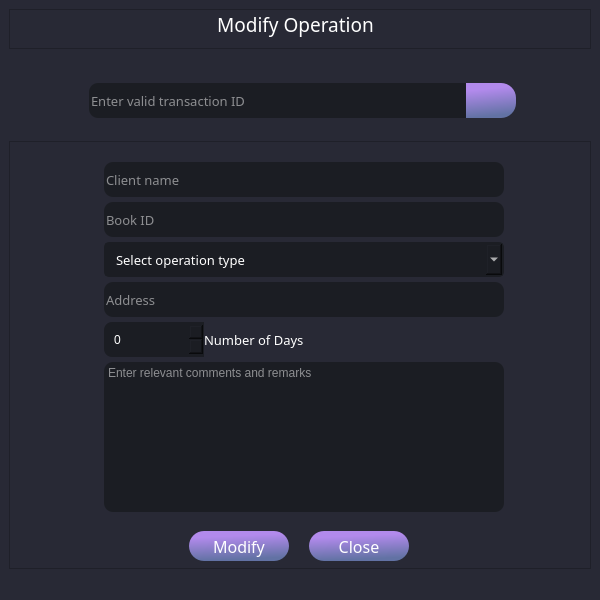
<?xml version="1.0" encoding="UTF-8"?>
<ui version="4.0">
 <class>MainWindow</class>
 <widget class="QMainWindow" name="MainWindow">
  <property name="geometry">
   <rect>
    <x>0</x>
    <y>0</y>
    <width>600</width>
    <height>600</height>
   </rect>
  </property>
  <property name="minimumSize">
   <size>
    <width>600</width>
    <height>600</height>
   </size>
  </property>
  <property name="maximumSize">
   <size>
    <width>600</width>
    <height>600</height>
   </size>
  </property>
  <property name="windowTitle">
   <string>MainWindow</string>
  </property>
  <property name="styleSheet">
   <string notr="true">background-color: rgb(40, 41, 53)</string>
  </property>
  <widget class="QWidget" name="centralwidget">
   <layout class="QVBoxLayout" name="verticalLayout">
    <item>
     <widget class="QFrame" name="frame">
      <property name="maximumSize">
       <size>
        <width>16777215</width>
        <height>40</height>
       </size>
      </property>
      <property name="frameShape">
       <enum>QFrame::StyledPanel</enum>
      </property>
      <property name="frameShadow">
       <enum>QFrame::Raised</enum>
      </property>
      <layout class="QHBoxLayout" name="horizontalLayout_2">
       <property name="spacing">
        <number>0</number>
       </property>
       <property name="leftMargin">
        <number>0</number>
       </property>
       <property name="topMargin">
        <number>0</number>
       </property>
       <item>
        <widget class="QLabel" name="label_4">
         <property name="font">
          <font>
           <family>Montserrat Semibold</family>
           <pointsize>14</pointsize>
           <weight>7</weight>
           <italic>false</italic>
           <bold>false</bold>
          </font>
         </property>
         <property name="styleSheet">
          <string notr="true">background-color: transparent;
font: 57 14pt &quot;Montserrat Semibold&quot;;
color: white;</string>
         </property>
         <property name="text">
          <string>Modify Operation</string>
         </property>
         <property name="alignment">
          <set>Qt::AlignCenter</set>
         </property>
        </widget>
       </item>
      </layout>
     </widget>
    </item>
    <item>
     <widget class="QFrame" name="frame_3">
      <property name="maximumSize">
       <size>
        <width>16777215</width>
        <height>80</height>
       </size>
      </property>
      <property name="frameShape">
       <enum>QFrame::NoFrame</enum>
      </property>
      <property name="frameShadow">
       <enum>QFrame::Raised</enum>
      </property>
      <widget class="QWidget" name="">
       <property name="geometry">
        <rect>
         <x>80</x>
         <y>15</y>
         <width>427</width>
         <height>61</height>
        </rect>
       </property>
       <layout class="QGridLayout" name="gridLayout_2">
        <property name="spacing">
         <number>0</number>
        </property>
        <item row="0" column="0">
         <widget class="QLineEdit" name="transactionIDSearch">
          <property name="minimumSize">
           <size>
            <width>365</width>
            <height>35</height>
           </size>
          </property>
          <property name="maximumSize">
           <size>
            <width>400</width>
            <height>35</height>
           </size>
          </property>
          <property name="font">
           <font>
            <family>Montserrat Light</family>
            <pointsize>10</pointsize>
            <weight>3</weight>
            <italic>false</italic>
            <bold>false</bold>
           </font>
          </property>
          <property name="styleSheet">
           <string notr="true">QLineEdit{
background-color: rgb(27, 29, 35);
color: white;
border: 0px;
border-top-left-radius: 9px;
border-bottom-left-radius: 9px;
font: 25 10pt &quot;Montserrat Light&quot;;
}


</string>
          </property>
          <property name="placeholderText">
           <string>Enter valid transaction ID</string>
          </property>
         </widget>
        </item>
        <item row="0" column="1">
         <widget class="QPushButton" name="searchBtn">
          <property name="minimumSize">
           <size>
            <width>50</width>
            <height>35</height>
           </size>
          </property>
          <property name="maximumSize">
           <size>
            <width>35</width>
            <height>50</height>
           </size>
          </property>
          <property name="styleSheet">
           <string notr="true">QPushButton{
	background-color:qlineargradient(spread:pad, x1:0.392, y1:0.170364, x2:0.51, y2:0.95, stop:0.00627353 rgba(178, 138, 236, 255), stop:0.984012 rgba(98, 114, 164, 255));
	border-top-right-radius: 15px;
	border-bottom-right-radius: 15px;
}
QPushButton:pressed{
	background-color: rgb(96, 76, 129);
}
</string>
          </property>
          <property name="text">
           <string/>
          </property>
          <property name="icon">
           <iconset resource="files.qrc">
            <normaloff>:/16x16/icons/16x16/cil-magnifying-glass.png</normaloff>:/16x16/icons/16x16/cil-magnifying-glass.png</iconset>
          </property>
          <property name="iconSize">
           <size>
            <width>24</width>
            <height>24</height>
           </size>
          </property>
         </widget>
        </item>
       </layout>
      </widget>
     </widget>
    </item>
    <item>
     <widget class="QFrame" name="frame_2">
      <property name="styleSheet">
       <string notr="true"/>
      </property>
      <property name="frameShape">
       <enum>QFrame::StyledPanel</enum>
      </property>
      <property name="frameShadow">
       <enum>QFrame::Raised</enum>
      </property>
      <widget class="QPushButton" name="addButton">
       <property name="geometry">
        <rect>
         <x>180</x>
         <y>390</y>
         <width>100</width>
         <height>30</height>
        </rect>
       </property>
       <property name="minimumSize">
        <size>
         <width>100</width>
         <height>30</height>
        </size>
       </property>
       <property name="maximumSize">
        <size>
         <width>100</width>
         <height>30</height>
        </size>
       </property>
       <property name="font">
        <font>
         <family>Montserrat Light</family>
         <pointsize>12</pointsize>
        </font>
       </property>
       <property name="styleSheet">
        <string notr="true">QPushButton{
border-radius: 15px;
background-color: qlineargradient(spread:pad, x1:0.392, y1:0.170364, x2:0.51, y2:0.95, stop:0.00627353 rgba(178, 138, 236, 255), stop:0.984012 rgba(98, 114, 164, 255));
color: white;
}
QPushButton:pressed{
background-color: qlineargradient(spread:pad, x1:0.392, y1:0.170364, x2:0.51, y2:0.95, stop:0.00627353 rgba(178, 138, 236, 100), stop:0.984012 rgba(98, 114, 164, 100));
border-style: inset;
}</string>
       </property>
       <property name="text">
        <string>Modify</string>
       </property>
      </widget>
      <widget class="QPushButton" name="addButton_2">
       <property name="geometry">
        <rect>
         <x>300</x>
         <y>390</y>
         <width>100</width>
         <height>30</height>
        </rect>
       </property>
       <property name="minimumSize">
        <size>
         <width>100</width>
         <height>30</height>
        </size>
       </property>
       <property name="maximumSize">
        <size>
         <width>100</width>
         <height>30</height>
        </size>
       </property>
       <property name="font">
        <font>
         <family>Montserrat Light</family>
         <pointsize>12</pointsize>
        </font>
       </property>
       <property name="styleSheet">
        <string notr="true">QPushButton{
border-radius: 15px;
background-color: qlineargradient(spread:pad, x1:0.392, y1:0.170364, x2:0.51, y2:0.95, stop:0.00627353 rgba(178, 138, 236, 255), stop:0.984012 rgba(98, 114, 164, 255));
color: white;
}
QPushButton:pressed{
background-color: qlineargradient(spread:pad, x1:0.392, y1:0.170364, x2:0.51, y2:0.95, stop:0.00627353 rgba(178, 138, 236, 100), stop:0.984012 rgba(98, 114, 164, 100));
border-style: inset;
}</string>
       </property>
       <property name="text">
        <string>Close</string>
       </property>
      </widget>
      <widget class="QGroupBox" name="groupBox">
       <property name="geometry">
        <rect>
         <x>80</x>
         <y>10</y>
         <width>431</width>
         <height>371</height>
        </rect>
       </property>
       <property name="styleSheet">
        <string notr="true">border:none;</string>
       </property>
       <property name="title">
        <string/>
       </property>
       <layout class="QHBoxLayout" name="horizontalLayout">
        <property name="spacing">
         <number>0</number>
        </property>
        <property name="leftMargin">
         <number>0</number>
        </property>
        <property name="topMargin">
         <number>0</number>
        </property>
        <property name="rightMargin">
         <number>0</number>
        </property>
        <property name="bottomMargin">
         <number>0</number>
        </property>
        <item>
         <layout class="QGridLayout" name="gridLayout_3">
          <item row="0" column="0">
           <widget class="QLineEdit" name="clientNameEdit">
            <property name="minimumSize">
             <size>
              <width>0</width>
              <height>35</height>
             </size>
            </property>
            <property name="maximumSize">
             <size>
              <width>400</width>
              <height>35</height>
             </size>
            </property>
            <property name="font">
             <font>
              <family>Montserrat Light</family>
              <pointsize>10</pointsize>
              <weight>3</weight>
              <italic>false</italic>
              <bold>false</bold>
             </font>
            </property>
            <property name="styleSheet">
             <string notr="true">QLineEdit{
background-color: rgb(27, 29, 35);
color: white;
border: 0px;
border-radius: 9px;

font: 25 10pt &quot;Montserrat Light&quot;;
}


</string>
            </property>
            <property name="placeholderText">
             <string>Client name</string>
            </property>
           </widget>
          </item>
          <item row="1" column="0">
           <widget class="QLineEdit" name="bookIDEdit">
            <property name="minimumSize">
             <size>
              <width>0</width>
              <height>35</height>
             </size>
            </property>
            <property name="maximumSize">
             <size>
              <width>400</width>
              <height>35</height>
             </size>
            </property>
            <property name="font">
             <font>
              <family>Montserrat Light</family>
              <pointsize>10</pointsize>
              <weight>3</weight>
              <italic>false</italic>
              <bold>false</bold>
             </font>
            </property>
            <property name="styleSheet">
             <string notr="true">QLineEdit{
background-color: rgb(27, 29, 35);
color: white;
border: 0px;
border-radius: 9px;

font: 25 10pt &quot;Montserrat Light&quot;;
}


</string>
            </property>
            <property name="placeholderText">
             <string>Book ID</string>
            </property>
           </widget>
          </item>
          <item row="2" column="0">
           <widget class="QComboBox" name="typeCombo">
            <property name="minimumSize">
             <size>
              <width>0</width>
              <height>35</height>
             </size>
            </property>
            <property name="maximumSize">
             <size>
              <width>400</width>
              <height>35</height>
             </size>
            </property>
            <property name="font">
             <font>
              <family>Montserrat Light</family>
              <pointsize>10</pointsize>
             </font>
            </property>
            <property name="styleSheet">
             <string notr="true">/* COMBOBOX */
QComboBox{
	background-color: rgb(27, 29, 35);
	border-radius: 5px;
	border: 2px solid rgb(27, 29, 35);
	padding: 5px;
	padding-left: 10px;
	color:white;
}
QComboBox:hover{
	border: 2px solid rgb(64, 71, 88);
}
QComboBox::drop-down {
	subcontrol-origin: padding;
	subcontrol-position: top right;
	width: 25px; 
	border-left-width: 3px;
	border-left-color: rgba(39, 44, 54, 150);
	border-left-style: solid;
	border-top-right-radius: 3px;
	border-bottom-right-radius: 3px;	
	background-image: url(:/16x16/icons/16x16/cil-arrow-bottom.png);
	background-position: center;
	background-repeat: no-reperat;
 }
QComboBox QAbstractItemView {
	color: rgb(85, 170, 255);	
	background-color: rgb(27, 29, 35);
	padding: 10px;
	selection-background-color: rgb(39, 44, 54);
}
</string>
            </property>
            <item>
             <property name="text">
              <string>Select operation type</string>
             </property>
            </item>
            <item>
             <property name="text">
              <string>Burrow</string>
             </property>
            </item>
            <item>
             <property name="text">
              <string>Return</string>
             </property>
            </item>
            <item>
             <property name="text">
              <string>Use in Library</string>
             </property>
            </item>
            <item>
             <property name="text">
              <string>Buy</string>
             </property>
            </item>
           </widget>
          </item>
          <item row="3" column="0">
           <widget class="QLineEdit" name="lineEdit_10">
            <property name="minimumSize">
             <size>
              <width>0</width>
              <height>35</height>
             </size>
            </property>
            <property name="maximumSize">
             <size>
              <width>400</width>
              <height>35</height>
             </size>
            </property>
            <property name="font">
             <font>
              <family>Montserrat Light</family>
              <pointsize>10</pointsize>
              <weight>3</weight>
              <italic>false</italic>
              <bold>false</bold>
             </font>
            </property>
            <property name="styleSheet">
             <string notr="true">QLineEdit{
background-color: rgb(27, 29, 35);
color: white;
border: 0px;
border-radius: 9px;

font: 25 10pt &quot;Montserrat Light&quot;;
}


</string>
            </property>
            <property name="placeholderText">
             <string>Address</string>
            </property>
           </widget>
          </item>
          <item row="4" column="0">
           <layout class="QGridLayout" name="gridLayout">
            <item row="0" column="0">
             <widget class="QSpinBox" name="spinBox">
              <property name="minimumSize">
               <size>
                <width>0</width>
                <height>35</height>
               </size>
              </property>
              <property name="maximumSize">
               <size>
                <width>100</width>
                <height>35</height>
               </size>
              </property>
              <property name="styleSheet">
               <string notr="true">QSpinBox {
    border-width: 2;
	color: white;
	font: 25 10pt &quot;Montserrat Light&quot;;
	border-color:rgb(27, 29, 35);
	background-color: rgb(27, 29, 35);
	border-top-left-radius: 8px;
	border-bottom-left-radius: 8px;
	padding-left: 8px;
}

</string>
              </property>
              <property name="maximum">
               <number>30</number>
              </property>
             </widget>
            </item>
            <item row="0" column="1">
             <widget class="QLabel" name="label_3">
              <property name="minimumSize">
               <size>
                <width>0</width>
                <height>35</height>
               </size>
              </property>
              <property name="maximumSize">
               <size>
                <width>16777215</width>
                <height>35</height>
               </size>
              </property>
              <property name="font">
               <font>
                <family>Montserrat Light</family>
                <pointsize>10</pointsize>
               </font>
              </property>
              <property name="styleSheet">
               <string notr="true">color:white;</string>
              </property>
              <property name="text">
               <string>Number of Days</string>
              </property>
             </widget>
            </item>
           </layout>
          </item>
          <item row="5" column="0">
           <widget class="QTextEdit" name="textEdit">
            <property name="minimumSize">
             <size>
              <width>0</width>
              <height>35</height>
             </size>
            </property>
            <property name="maximumSize">
             <size>
              <width>400</width>
              <height>150</height>
             </size>
            </property>
            <property name="styleSheet">
             <string notr="true">background-color: rgb(27, 29, 35);
border: 0px; 
border-radius: 9px;
color: white;
font: 25 10pt &quot;Montserrat Light&quot;;</string>
            </property>
            <property name="frameShape">
             <enum>QFrame::NoFrame</enum>
            </property>
            <property name="placeholderText">
             <string>Enter relevant comments and remarks</string>
            </property>
           </widget>
          </item>
         </layout>
        </item>
       </layout>
      </widget>
     </widget>
    </item>
   </layout>
  </widget>
  <widget class="QStatusBar" name="statusbar"/>
 </widget>
 <resources>
  <include location="files.qrc"/>
 </resources>
 <connections/>
</ui>
